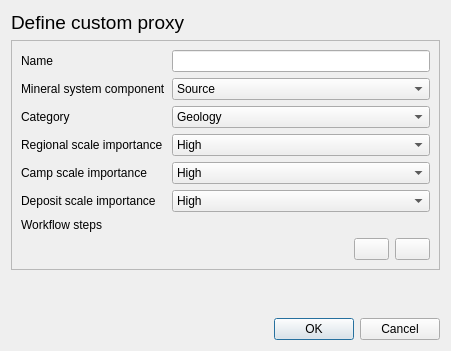
<?xml version="1.0" encoding="UTF-8"?>
<ui version="4.0">
 <class>Dialog</class>
 <widget class="QDialog" name="Dialog">
  <property name="windowModality">
   <enum>Qt::ApplicationModal</enum>
  </property>
  <property name="geometry">
   <rect>
    <x>0</x>
    <y>0</y>
    <width>451</width>
    <height>351</height>
   </rect>
  </property>
  <property name="sizePolicy">
   <sizepolicy hsizetype="Maximum" vsizetype="Maximum">
    <horstretch>0</horstretch>
    <verstretch>0</verstretch>
   </sizepolicy>
  </property>
  <property name="windowTitle">
   <string>Define custom proxy</string>
  </property>
  <property name="modal">
   <bool>true</bool>
  </property>
  <layout class="QVBoxLayout" name="verticalLayout_2">
   <item>
    <widget class="QLabel" name="label_8">
     <property name="sizePolicy">
      <sizepolicy hsizetype="Maximum" vsizetype="Maximum">
       <horstretch>0</horstretch>
       <verstretch>0</verstretch>
      </sizepolicy>
     </property>
     <property name="font">
      <font>
       <pointsize>14</pointsize>
      </font>
     </property>
     <property name="text">
      <string>Define custom proxy</string>
     </property>
    </widget>
   </item>
   <item>
    <widget class="QFrame" name="frame">
     <property name="sizePolicy">
      <sizepolicy hsizetype="Preferred" vsizetype="Maximum">
       <horstretch>0</horstretch>
       <verstretch>0</verstretch>
      </sizepolicy>
     </property>
     <property name="frameShape">
      <enum>QFrame::StyledPanel</enum>
     </property>
     <property name="frameShadow">
      <enum>QFrame::Raised</enum>
     </property>
     <layout class="QVBoxLayout" name="verticalLayout">
      <item>
       <layout class="QFormLayout" name="formLayout">
        <item row="0" column="0">
         <widget class="QLabel" name="label">
          <property name="text">
           <string>Name</string>
          </property>
         </widget>
        </item>
        <item row="0" column="1">
         <widget class="QLineEdit" name="name"/>
        </item>
        <item row="1" column="0">
         <widget class="QLabel" name="label_7">
          <property name="text">
           <string>Mineral system component</string>
          </property>
         </widget>
        </item>
        <item row="1" column="1">
         <widget class="QComboBox" name="mineral_system_component">
          <item>
           <property name="text">
            <string>Source</string>
           </property>
          </item>
          <item>
           <property name="text">
            <string>Pathway</string>
           </property>
          </item>
          <item>
           <property name="text">
            <string>Depositional</string>
           </property>
          </item>
          <item>
           <property name="text">
            <string>Mineralisation</string>
           </property>
          </item>
         </widget>
        </item>
        <item row="2" column="0">
         <widget class="QLabel" name="label_6">
          <property name="text">
           <string>Category</string>
          </property>
         </widget>
        </item>
        <item row="2" column="1">
         <widget class="QComboBox" name="category">
          <item>
           <property name="text">
            <string>Geology</string>
           </property>
          </item>
          <item>
           <property name="text">
            <string>Geophysics</string>
           </property>
          </item>
          <item>
           <property name="text">
            <string>Geochemistry</string>
           </property>
          </item>
          <item>
           <property name="text">
            <string>Undefined</string>
           </property>
          </item>
         </widget>
        </item>
        <item row="3" column="0">
         <widget class="QLabel" name="label_3">
          <property name="text">
           <string>Regional scale importance</string>
          </property>
         </widget>
        </item>
        <item row="3" column="1">
         <widget class="QComboBox" name="regional_scale_importance">
          <item>
           <property name="text">
            <string>High</string>
           </property>
          </item>
          <item>
           <property name="text">
            <string>Moderate</string>
           </property>
          </item>
          <item>
           <property name="text">
            <string>Low</string>
           </property>
          </item>
          <item>
           <property name="text">
            <string>Undefined</string>
           </property>
          </item>
         </widget>
        </item>
        <item row="4" column="0">
         <widget class="QLabel" name="label_4">
          <property name="text">
           <string>Camp scale importance</string>
          </property>
         </widget>
        </item>
        <item row="4" column="1">
         <widget class="QComboBox" name="camp_scale_importance">
          <item>
           <property name="text">
            <string>High</string>
           </property>
          </item>
          <item>
           <property name="text">
            <string>Moderate</string>
           </property>
          </item>
          <item>
           <property name="text">
            <string>Low</string>
           </property>
          </item>
          <item>
           <property name="text">
            <string>Undefined</string>
           </property>
          </item>
         </widget>
        </item>
        <item row="5" column="0">
         <widget class="QLabel" name="label_5">
          <property name="text">
           <string>Deposit scale importance</string>
          </property>
         </widget>
        </item>
        <item row="5" column="1">
         <widget class="QComboBox" name="deposit_scale_importance">
          <item>
           <property name="text">
            <string>High</string>
           </property>
          </item>
          <item>
           <property name="text">
            <string>Moderate</string>
           </property>
          </item>
          <item>
           <property name="text">
            <string>Low</string>
           </property>
          </item>
          <item>
           <property name="text">
            <string>Undefined</string>
           </property>
          </item>
         </widget>
        </item>
        <item row="6" column="0">
         <widget class="QLabel" name="label_2">
          <property name="text">
           <string>Workflow steps</string>
          </property>
         </widget>
        </item>
        <item row="6" column="1">
         <layout class="QFormLayout" name="workflow_steps_layout"/>
        </item>
        <item row="7" column="1">
         <layout class="QHBoxLayout" name="horizontalLayout_2">
          <item>
           <spacer name="horizontalSpacer">
            <property name="orientation">
             <enum>Qt::Horizontal</enum>
            </property>
            <property name="sizeHint" stdset="0">
             <size>
              <width>40</width>
              <height>20</height>
             </size>
            </property>
           </spacer>
          </item>
          <item>
           <widget class="QPushButton" name="remove_workflow_step_btn">
            <property name="sizePolicy">
             <sizepolicy hsizetype="Fixed" vsizetype="Fixed">
              <horstretch>0</horstretch>
              <verstretch>0</verstretch>
             </sizepolicy>
            </property>
            <property name="minimumSize">
             <size>
              <width>35</width>
              <height>0</height>
             </size>
            </property>
            <property name="maximumSize">
             <size>
              <width>35</width>
              <height>16777215</height>
             </size>
            </property>
            <property name="text">
             <string/>
            </property>
           </widget>
          </item>
          <item>
           <widget class="QPushButton" name="add_workflow_step_btn">
            <property name="sizePolicy">
             <sizepolicy hsizetype="Fixed" vsizetype="Fixed">
              <horstretch>0</horstretch>
              <verstretch>0</verstretch>
             </sizepolicy>
            </property>
            <property name="minimumSize">
             <size>
              <width>35</width>
              <height>0</height>
             </size>
            </property>
            <property name="maximumSize">
             <size>
              <width>35</width>
              <height>16777215</height>
             </size>
            </property>
            <property name="text">
             <string/>
            </property>
           </widget>
          </item>
         </layout>
        </item>
       </layout>
      </item>
     </layout>
    </widget>
   </item>
   <item>
    <spacer name="verticalSpacer">
     <property name="orientation">
      <enum>Qt::Vertical</enum>
     </property>
     <property name="sizeHint" stdset="0">
      <size>
       <width>20</width>
       <height>1</height>
      </size>
     </property>
    </spacer>
   </item>
   <item>
    <widget class="QDialogButtonBox" name="button_box">
     <property name="orientation">
      <enum>Qt::Horizontal</enum>
     </property>
     <property name="standardButtons">
      <set>QDialogButtonBox::Cancel|QDialogButtonBox::Ok</set>
     </property>
     <property name="centerButtons">
      <bool>false</bool>
     </property>
    </widget>
   </item>
  </layout>
 </widget>
 <resources/>
 <connections>
  <connection>
   <sender>button_box</sender>
   <signal>rejected()</signal>
   <receiver>Dialog</receiver>
   <slot>reject()</slot>
   <hints>
    <hint type="sourcelabel">
     <x>225</x>
     <y>329</y>
    </hint>
    <hint type="destinationlabel">
     <x>225</x>
     <y>175</y>
    </hint>
   </hints>
  </connection>
 </connections>
</ui>
